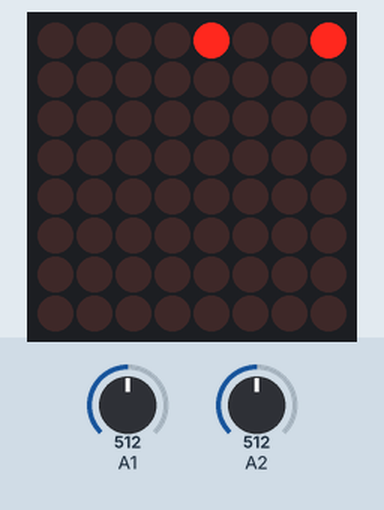
Recording of a sketch running on a simulated Arduino Uno, built with avr-gcc and run on an emulated ATmega328P. On the bench: 8×8 LED matrix. The test bench sets the inputs (shaded band); at power-on: A1 = 512, A2 = 512. Random numbers use the default seed unless the sketch sets one.

Above: at 1.2 s.
1.3 s: A1 set to 407
2.8 s: A1 set to 391
At 3.14 s:
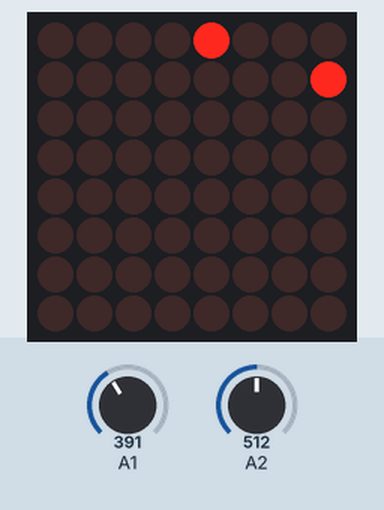
At 4.5 s:
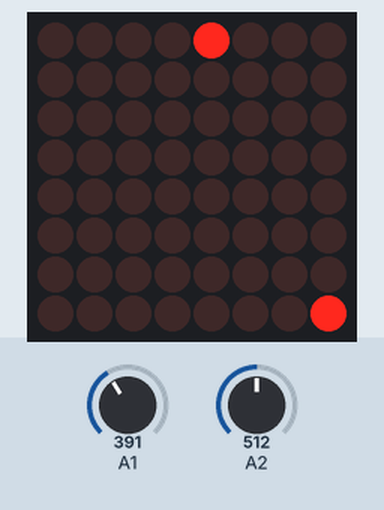
Timing chart, 0 to 6.0 s (numbered marks = the images above; inputs shaded):
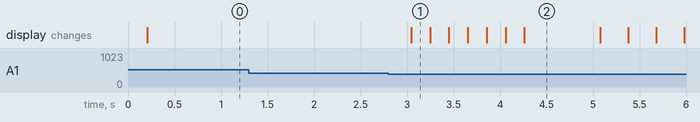

Measured:
- the behaviour switches between 400 and 399 on A1 (found by bisection; images 0 and 1)
- after the input at 1.3 s, every drawn part: stays the same
- after the input at 2.8 s, the display: changes after 0.24 s (image 1)
- what the display in image 2 shows lasts 0.8 s, from 4.3 s to 5.1 s

The sketch:

snake.ino
```cpp
#include "LedControl.h"
#include "binary.h"

LedControl lc=LedControl(8,10,9,1);

unsigned int pos_x  = 0;
unsigned int pos_y  = 0;
unsigned int dir = 0;
unsigned int snake_length = 1;
int armor  = 3;

byte output[8]= {0x00,0x00,0x00,0x00,0x00,0x00,0x00,0x00};
int middleBoard[8][8] = { {0,0,0,0,0,0,0,0},
                          {0,0,0,0,0,0,0,0},
                          {0,0,0,0,0,0,0,0},
                          {0,0,0,0,0,0,0,0},
                          {0,0,0,0,0,0,0,0},
                          {0,0,0,0,0,0,0,0},
                          {0,0,0,0,0,0,0,0},
                          {0,0,0,0,0,0,0,0}};
void lose();
void setup() {
  Serial.begin(9600);

  lc.shutdown(0,false);
  // Set brightness to a medium value
  lc.setIntensity(0,0);
  // Clear the display
  lc.clearDisplay(0);

  pinMode(A0,INPUT);
  pinMode(A1,INPUT);
  pinMode(A2,INPUT);

  randomSeed(analogRead(0));
  add_food();
}


void loop() {

    if (armor < 0 )
    {
      while(1)
      {
        lose();
      }
    }

    delay(100);
    int joy_x = analogRead(A1) - 500;
    int joy_y = analogRead(A2) - 500;
    delay(100);

    //thresh hold for joy stick
    //figure out joy direction
    if (abs(joy_x) > 100)
    {
      if (dir != 1 && dir!= 4){
        if (joy_x > 0) dir = 4;
        else dir = 1;
      }
    }else if (abs(joy_y) > 100)
    {
      if (dir != 2 && dir!= 8){
        if (joy_y > 0) dir = 8;
        else dir = 2;
      }
    }

    //Propogate direction
    if (dir == 1)
    {
          if (pos_x == 7) armor--;
          else pos_x ++;

    }else if (dir == 2)
    {
          if (pos_y == 7) armor--;
          else pos_y ++;

    }else if (dir == 4 )
    {
          if (pos_x == 0) armor--;
          else pos_x --;
    }else if (dir == 8)
    {
          if (pos_y == 0) armor--;
          else pos_y --;
    }

    //clip variables to valid positions
    pos_y = max(min(pos_y,7 ),0);
    pos_x = max(min(pos_x,7 ),0);

    //manage dot matrix display and game board
    clearBoard();
    if (middleBoard[pos_x][pos_y] == 100){
      add_length();
      snake_length++;
      add_food();
    }else if (middleBoard[pos_x][pos_y] != 0 )
    {
      while(1)lose();

    }
    middleBoard[pos_x][pos_y] = snake_length;
    boardToMatrix();

    //output[pos_y] = (0x00)|(1<<pos_x);

}

void win()
{
  clearBoard();
  for (unsigned int j = 0 ; j < 8 ; j++)
  {


    for (int i = 0 ; i < 8 ; i++)
    {
      lc.setRow(0,i,output[i]);
    }

  }
}
void lose ()
{
    for (unsigned int i = 0 ; i < 8 ; i++)
    {
      output[i] = 0xAA <<(i%2) | 1>>((i+1)%2);
    }
    for (int i = 0 ; i < 8 ; i++)
    {
      lc.setRow(0,i,output[i]);
    }
    delay(300);
    for (unsigned int i = 0 ; i < 8 ; i++)
    {
      output[i] = 0xAA<<((i+1)%2) | 1>>((i)%2);
    }
      for (int i = 0 ; i < 8 ; i++)
    {
      lc.setRow(0,i,output[i]);
    }
    delay(300);
}
void clearBoard()
{
    for (int i = 0 ; i < 8 ; i++)
    {
      output[i] = 0x00;
    }
    for (int i = 0 ; i < 8 ; i++)
    {
      lc.setRow(0,i,output[i]);
    }
}
void boardToMatrix()
{
  for (unsigned int i = 0 ; i < 8 ; i++)
  {
      for (unsigned int j = 0 ; j < 8 ; j++)
      {
          if (middleBoard[i][j] != 0 )
          {
            if ( middleBoard[i][j] != 100)  middleBoard[i][j] = max( middleBoard[i][j]--, 0);
            output[i] |= (1<<j);
          }else{
            output[i] &= ~(1<<j);
          }
      }
  }

    for (int i = 0 ; i < 8 ; i++)
    {
      lc.setRow(0,i,output[i]);
    }
}
void add_food()
{
    while(1)
    {
      int randx = random(8);
      int randy = random(8);
      if (middleBoard[randx][randy] == 0)
      {
        middleBoard[randx][randy] = 100;
        break;
      }
    }

}
void add_length()
{
  for (unsigned int i = 0 ; i < 8 ; i++)
  {
      for (unsigned int j = 0 ; j < 8 ; j++)
      {
          if (middleBoard[i][j] != 0 &&  middleBoard[i][j] != 100 )  middleBoard[i][j]++;
      }
  }
}
```
